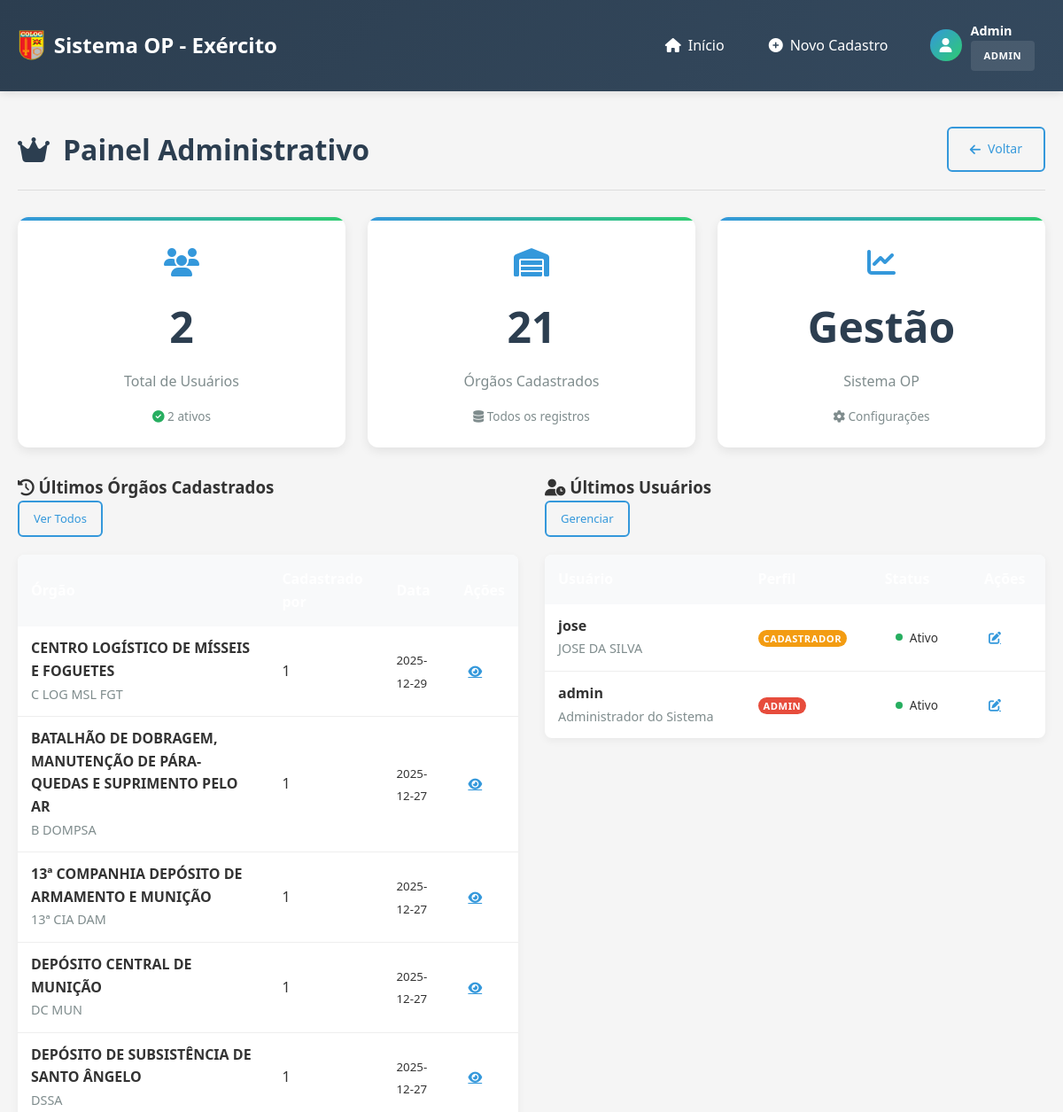
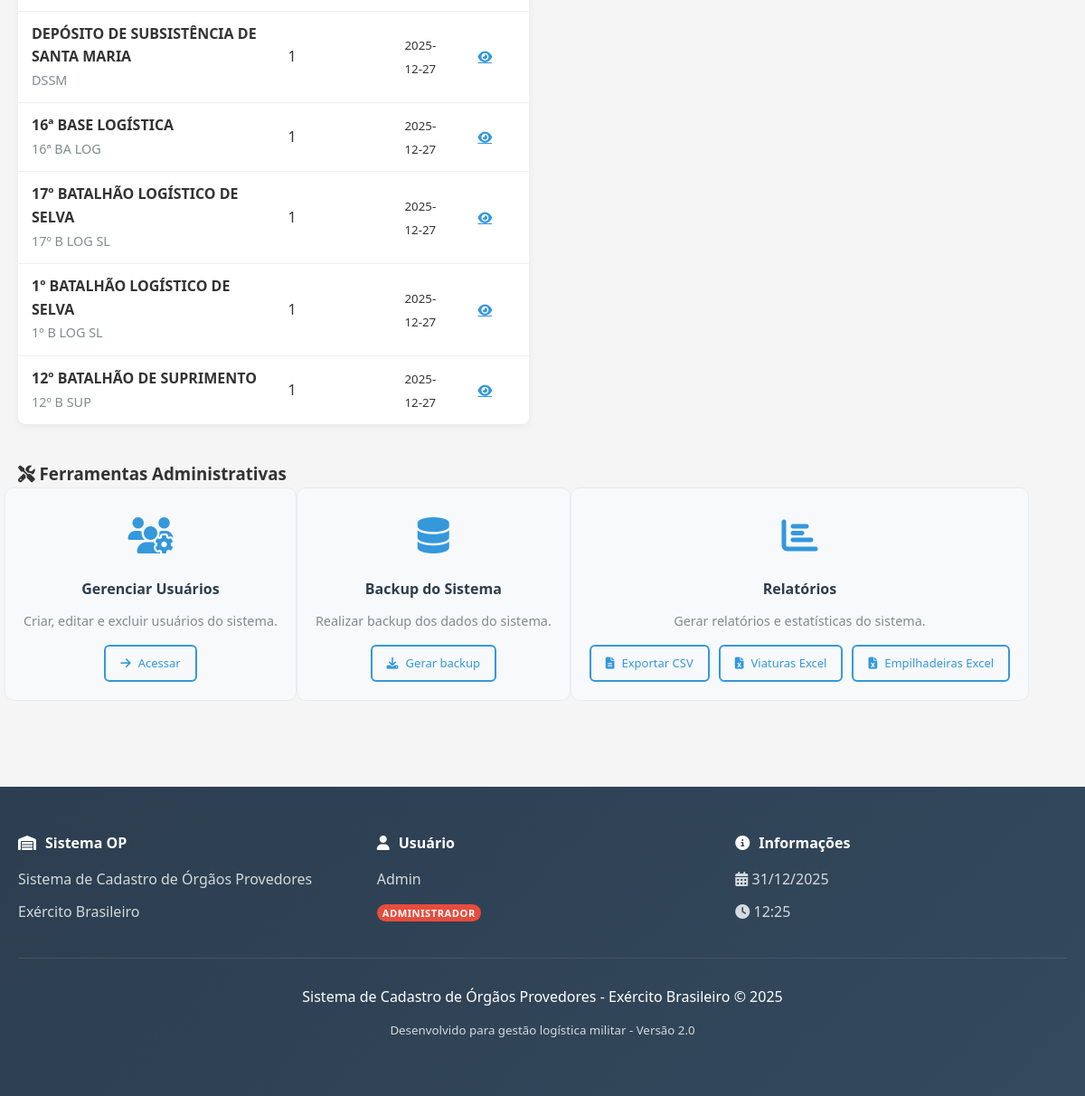
Page /admin (signed in) on the committed database (2 pictures, top to bottom).
### tables this page shows
CREATE TABLE orgao_provedor (
                id INTEGER PRIMARY KEY AUTOINCREMENT,
                nome TEXT NOT NULL,
                sigla TEXT,
                unidade_gestora TEXT,
                om_licitacao_qs TEXT,
                om_licitacao_qr TEXT,
                subordinacao TEXT NOT NULL,
                efetivo_atendimento INTEGER NOT NULL,
                data_criacao DATE,
                historico TEXT,
                missao TEXT,
                consumo_secos_mensal REAL,
                consumo_frigorificados_mensal REAL,
                suprimento_secos_mensal REAL,
                suprimento_frigorificados_mensal REAL,
                area_edificavel_disponivel REAL,
                capacidade_total_toneladas REAL,
                criado_por INTEGER,
                data_cadastro TIMESTAMP DEFAULT CURRENT_TIMESTAMP, codom TEXT, capacidade_total_toneladas_seco REAL, classes_provedor TEXT,
                FOREIGN KEY (criado_por) REFERENCES usuarios (id)
            );

CREATE TABLE usuarios (
                id INTEGER PRIMARY KEY AUTOINCREMENT,
                username TEXT UNIQUE NOT NULL,
                password_hash TEXT NOT NULL,
                nome_completo TEXT NOT NULL,
                nome_guerra TEXT,
                posto_graduacao TEXT,
                orgao_provedor_id INTEGER,
                email TEXT,
                nivel_acesso TEXT DEFAULT 'visualizador' CHECK(nivel_acesso IN ('admin', 'cadastrador', 'visualizador')),
                ativo INTEGER DEFAULT 1,
                data_criacao TIMESTAMP DEFAULT CURRENT_TIMESTAMP,
                ultimo_acesso TIMESTAMP, orgao_provedor TEXT,
                FOREIGN KEY (orgao_provedor_id) REFERENCES orgao_provedor (id)
            );

### app.py (the view)
@app.route('/admin')
@login_required
@admin_required
def admin():
    db = database.get_db()
    total_usuarios = db.execute('SELECT COUNT(*) as total FROM usuarios').fetchone()['total']
    total_orgaos = db.execute('SELECT COUNT(*) as total FROM orgao_provedor').fetchone()['total']
    usuarios_ativos = db.execute('SELECT COUNT(*) as total FROM usuarios WHERE ativo = 1').fetchone()['total']
    ultimos_orgaos = db.execute('''
        SELECT o.*, u.username as criado_por
        FROM orgao_provedor o
        LEFT JOIN usuarios u ON o.criado_por = u.id
        ORDER BY o.data_cadastro DESC
        LIMIT 10
    ''').fetchall()
    ultimos_usuarios = db.execute('''
        SELECT * FROM usuarios
        ORDER BY data_criacao DESC
        LIMIT 10
    ''').fetchall()
    return render_template('admin.html',
                          total_usuarios=total_usuarios,
                          total_orgaos=total_orgaos,
                          usuarios_ativos=usuarios_ativos,
                          ultimos_orgaos=ultimos_orgaos,
                          ultimos_usuarios=ultimos_usuarios)

### templates/admin.html (shortened to what this page needs)
{% extends "base.html" %}
{% block content %}
<div class="header">
    <h1><i class="fas fa-crown"></i> Painel Administrativo</h1>
    <a href="{{ url_for('index') }}" class="btn btn-outline">
        <i class="fas fa-arrow-left"></i> Voltar
    </a>
</div>
<div class="stats-grid mb-5">
    <div class="stat-card">
        <div class="stat-icon">
            <i class="fas fa-users"></i>
        </div>
        <div class="stat-value">{{ total_usuarios }}</div>
        <div class="stat-label">Total de Usuários</div>
        <div class="stat-subtext">
            <i class="fas fa-check-circle text-success"></i> {{ usuarios_ativos }} ativos
        </div>
    </div>
    <div class="stat-card">
        <div class="stat-icon">
            <i class="fas fa-warehouse"></i>
        </div>
        <div class="stat-value">{{ total_orgaos }}</div>
        <div class="stat-label">Órgãos Cadastrados</div>
        <div class="stat-subtext">
            <i class="fas fa-database"></i> Todos os registros
        </div>
    </div>
    <div class="stat-card">
        <div class="stat-icon">
            <i class="fas fa-chart-line"></i>
        </div>
        <div class="stat-value">Gestão</div>
        <div class="stat-label">Sistema OP</div>
        <div class="stat-subtext">
            <i class="fas fa-cog"></i> Configurações
        </div>
    </div>
</div>
<div class="row">
    <div class="col-md-6">
        <div class="card">
            <div class="card-header">
                <h3><i class="fas fa-history"></i> Últimos Órgãos Cadastrados</h3>
                <a href="{{ url_for('index') }}" class="btn btn-sm btn-outline">Ver Todos</a>
            </div>
            <div class="card-body">
                {% if ultimos_orgaos %}
                <div class="table-responsive">
                    <table class="table table-sm">
                        <thead>
                            <tr>
                                <th>Órgão</th>
                                <th>Cadastrado por</th>
                                <th>Data</th>
                                <th>Ações</th>
                            </tr>
                        </thead>
                        <tbody>
                            {% for orgao in ultimos_orgaos %}
                            <tr>
                                <td>
                                    <strong>{{ orgao.nome }}</strong><br>
                                    <small class="text-muted">{{ orgao.sigla or 'Sem sigla' }}</small>
                                </td>
                                <td>{{ orgao.criado_por or 'Sistema' }}</td>
                                <td>
                                    <small>{{ orgao.data_cadastro.split(' ')[0] if orgao.data_cadastro else 'N/A' }}</small>
                                </td>
                                <td>
                                    <a href="{{ url_for('visualizar_orgao', id=orgao.id) }}" class="btn-icon btn-sm" title="Ver">
                                        <i class="fas fa-eye"></i>
                                    </a>
                                </td>
                            </tr>
                            {% endfor %}
                        </tbody>
                    </table>
                </div>
                {% else %}
                <div class="empty-state-sm">
                    <i class="fas fa-warehouse"></i>
                    <p>Nenhum órgão cadastrado</p>
                </div>
                {% endif %}
            </div>
        </div>
    </div>
    <div class="col-md-6">
        <div class="card">
            <div class="card-header">
                <h3><i class="fas fa-user-clock"></i> Últimos Usuários</h3>
                <a href="{{ url_for('usuarios') }}" class="btn btn-sm btn-outline">Gerenciar</a>
            </div>
            <div class="card-body">
                {% if ultimos_usuarios %}
                <div class="table-responsive">
                    <table class="table table-sm">
                        <thead>
                            <tr>
                                <th>Usuário</th>
                                <th>Perfil</th>
                                <th>Status</th>
                                <th>Ações</th>
                            </tr>
                        </thead>
                        <tbody>
                            {% for usuario in ultimos_usuarios %}
                            <tr>
                                <td>
                                    <strong>{{ usuario.username }}</strong><br>
                                    <small class="text-muted">{{ usuario.nome_completo or 'Sem nome' }}</small>
                                </td>
                                <td>
                                    {% if usuario.nivel_acesso == 'admin' %}
                                        <span class="badge badge-danger badge-sm">Admin</span>
                                    {% elif usuario.nivel_acesso == 'cadastrador' %}
                                        <span class="badge badge-warning badge-sm">Cadastrador</span>
                                    {% else %}
                                        <span class="badge badge-info badge-sm">Visualizador</span>
                                    {% endif %}
                                </td>
                                <td>
                                    {% if usuario.ativo %}
                                        <span class="status-indicator status-online">Ativo</span>
                                    {% else %}
                                        <span class="status-indicator status-offline">Inativo</span>
                                    {% endif %}
                                </td>
                                <td>
                                    <a href="{{ url_for('usuarios') }}" class="btn-icon btn-sm" title="Editar">
                                        <i class="fas fa-edit"></i>
                                    </a>
                                </td>
                            </tr>
                            {% endfor %}
                        </tbody>
                    </table>
                </div>
                {% else %}
                <div class="empty-state-sm">
                    <i class="fas fa-users"></i>
                    <p>Nenhum usuário cadastrado</p>
                </div>
                {% endif %}
            </div>
        </div>
    </div>
</div>
<div class="card mt-4">
    <div class="card-header">
        <h3><i class="fas fa-tools"></i> Ferramentas Administrativas</h3>
    </div>
    <div class="card-body">
        <div class="row">
            <div class="col-md-4 mb-3">
                <div class="tool-card">
                    <div class="tool-icon">
                        <i class="fas fa-users-cog"></i>
                    </div>
                    <h4>Gerenciar Usuários</h4>
                    <p>Criar, editar e excluir usuários do sistema.</p>
                    <a href="{{ url_for('usuarios') }}" class="btn btn-outline btn-sm">
                        <i class="fas fa-arrow-right"></i> Acessar
                    </a>
                </div>
            </div>
            <div class="col-md-4 mb-3">
                <div class="tool-card">
                    <div class="tool-icon">
                        <i class="fas fa-database"></i>
                    </div>
                    <h4>Backup do Sistema</h4>
                    <p>Realizar backup dos dados do sistema.</p>
                    <a href="{{ url_for('admin_backup') }}" class="btn btn-outline btn-sm">
                        <i class="fas fa-download"></i> Gerar backup
                    </a>
                </div>
            </div>
            <div class="col-md-4 mb-3">
                <div class="tool-card">
                    <div class="tool-icon">
                        <i class="fas fa-chart-bar"></i>
                    </div>
                    <h4>Relatórios</h4>
                    <p>Gerar relatórios e estatísticas do sistema.</p>
                    <div class="d-flex flex-wrap gap-2">
                        <a href="{{ url_for('analise_relatorio') }}" class="btn btn-outline btn-sm">
                            <i class="fas fa-file-alt"></i> Exportar CSV
                        </a>
                        <a href="{{ url_for('admin_relatorios_viaturas_excel') }}" class="btn btn-outline btn-sm">
                            <i class="fas fa-file-excel"></i> Viaturas Excel
                        </a>
                        <a href="{{ url_for('admin_relatorios_empilhadeiras_excel') }}" class="btn btn-outline btn-sm">
                            <i class="fas fa-file-excel"></i> Empilhadeiras Excel
                        </a>
                    </div>
                </div>
            </div>
        </div>
    </div>
</div>
{% endblock %}

### rows in the picture
orgao_provedor: nome "CENTRO LOGÍSTICO DE MÍSSEIS E FOGUETES", sigla "C LOG MSL FGT", criado_por "1", data_cadastro "2025-12-29"
orgao_provedor: nome "BATALHÃO DE DOBRAGEM, MANUTENÇÃO DE PÁRA-QUEDAS E SUPRIMENTO PELO AR", sigla "B DOMPSA", criado_por "1", data_cadastro "2025-12-27"
orgao_provedor: nome "13ª COMPANHIA DEPÓSITO DE ARMAMENTO E MUNIÇÃO", sigla "13ª CIA DAM", criado_por "1", data_cadastro "2025-12-27"
orgao_provedor: nome "DEPÓSITO CENTRAL DE MUNIÇÃO", sigla "DC MUN", criado_por "1", data_cadastro "2025-12-27"
orgao_provedor: nome "DEPÓSITO DE SUBSISTÊNCIA DE SANTO ÂNGELO", sigla "DSSA", criado_por "1", data_cadastro "2025-12-27"
orgao_provedor: nome "DEPÓSITO DE SUBSISTÊNCIA DE SANTA MARIA", sigla "DSSM", criado_por "1", data_cadastro "2025-12-27"
orgao_provedor: nome "16ª BASE LOGÍSTICA", sigla "16ª BA LOG", criado_por "1", data_cadastro "2025-12-27"
orgao_provedor: nome "17º BATALHÃO LOGÍSTICO DE SELVA", sigla "17º B LOG SL", criado_por "1", data_cadastro "2025-12-27"
orgao_provedor: nome "1º BATALHÃO LOGÍSTICO DE SELVA", sigla "1º B LOG SL", criado_por "1", data_cadastro "2025-12-27"
orgao_provedor: nome "12º BATALHÃO DE SUPRIMENTO", sigla "12º B SUP", criado_por "1", data_cadastro "2025-12-27"
usuarios: username "jose", nome_completo "JOSE DA SILVA", nivel_acesso "CADASTRADOR", ativo "Ativo"
usuarios: username "admin", nome_completo "Administrador do Sistema", nivel_acesso "ADMIN", ativo "Ativo"

### other values in the picture
{{ session.nome_guerra or session.nome_completo or session.username }} "Admin"
{{ total_usuarios }} "2"
{{ usuarios_ativos }} "2"
{{ total_orgaos }} "21"
